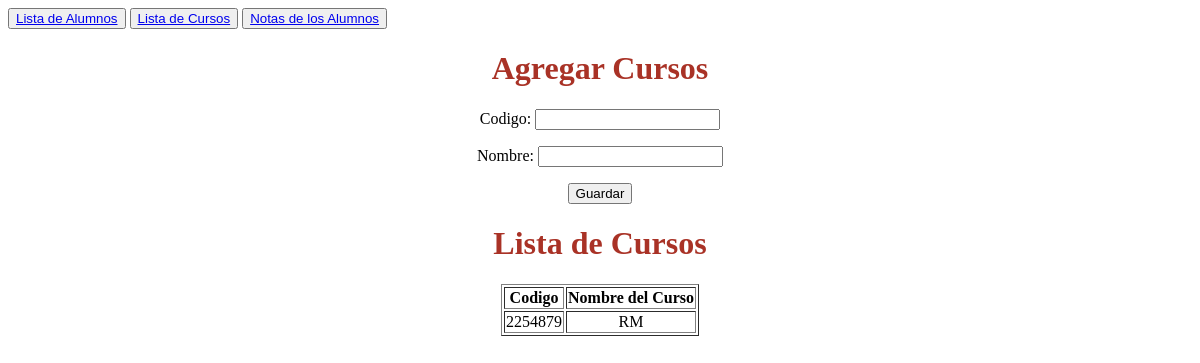
The page /cursos/ on the database as committed earlier.
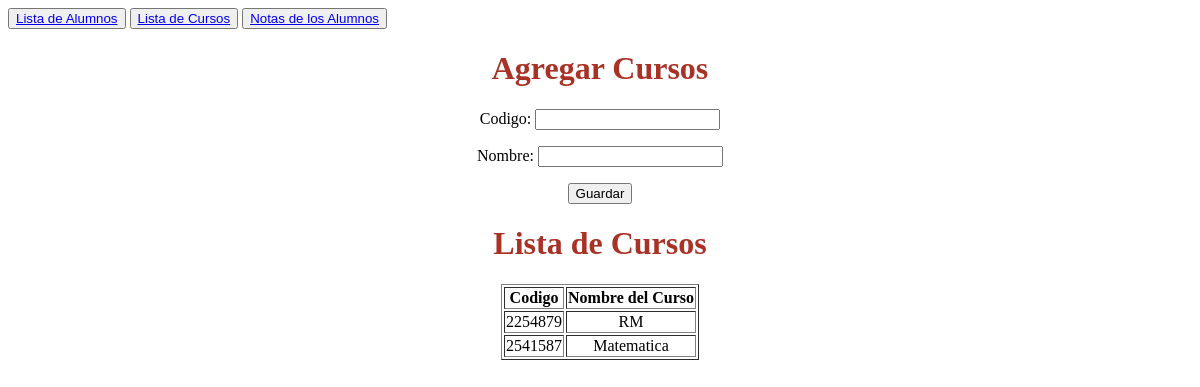
The same page on the database as committed later.
### gestion_Universitaria/models.py (models this page shows, shortened)
class Curso(models.Model):
  codigo = models.IntegerField(
    validators=[
      MinValueValidator(1000000, message="Se requiere 7 digitos"),
      MaxValueValidator(9999999, message="Se requiere 7 digitos")
    ]
  )
  nombre = models.CharField(max_length=100)

### gestion_Universitaria/views.py (the view)
# urls.py: path('cursos/', views.agregar_curso, name='agregar_curso'),
def agregar_curso(request):
  if request.method == 'POST':
    form = CursoForm(request.POST)
    if form.is_valid():
      form.save()
      return redirect('agregar_curso')
  else:
    form = CursoForm()
  cursos = Curso.objects.all()
  return render(request, 'gestion_Universitaria/agregar_curso.html', {'form': form, 'cursos': cursos})

### gestion_Universitaria/forms.py
class CursoForm(forms.ModelForm):
  class Meta:
    model = Curso
    fields = ['codigo', 'nombre']

### gestion_Universitaria/templates/gestion_Universitaria/agregar_curso.html (shortened to what this page needs)
<!DOCTYPE HTML>
<html>
  <head>
  </head>
  <body>
    <div>
      <nav>
        <button class="navegaacion"><a href="{% url 'agregar_alumno' %}">Lista de Alumnos</a></button>
        <button class="navegaacion"><a href="#">Lista de Cursos</a></button>
        <button class="navegaacion"><a href="{% url 'agregar_nota' %}">Notas de los Alumnos</a></button>
      </nav>
      <center>
        <h1 style="color: #A93226">Agregar Cursos</h1>
        <form method="POST">
          {{ form.as_p }}
          <button class="boton" type="submit">Guardar</button>
        </form>
      </center>
    </div>
    <div>
      <center>
        <h1 style="color: #A93226">Lista de Cursos</h1>
        {% if cursos %}
          <table border="1" style="text-align: center">
            <tr>
              <th>Codigo</th>
              <th>Nombre del Curso</th>
            </tr>
            {% for curso in cursos %}
              <tr>
                <td>{{ curso.codigo }}</td>
                <td>{{ curso.nombre }}</td>
              </tr>
            {% endfor %}
          </table>
        {% else %}
          <p>No hay cursos en la base de datos.</p>
        {% endif %}
      </center>
    </div>
  </body>
</html>

Rows that differ between the two databases and show on the page:
added Curso: codigo "2541587", nombre "Matematica"
